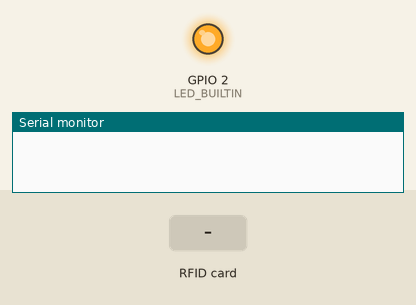
A sketch run on a simulated ESP32. Parts: output pins drawn as LEDs (lit = HIGH), the last lines printed to the serial monitor. The test bench sets the inputs (shaded band). WiFi joins after 1.5 s; servers stay silent unless stated; uploads are accepted with an empty reply.

Above: at 0.0 s.
At 3.2 s:
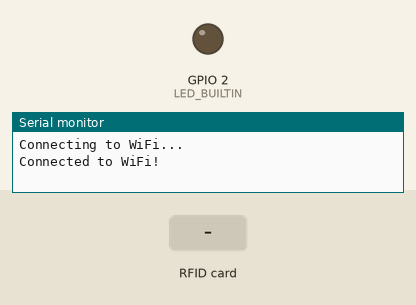
3.3 s: RFID card 5E 7A 19 C4 held to the reader
Timing chart, 0 to 6.3 s (numbered marks = the images above; inputs shaded):
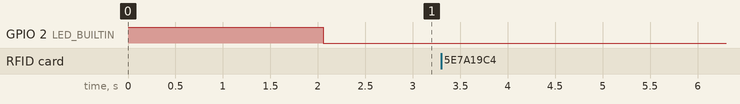

The sketch:

post_uid_django.ino
```cpp
#include <SPI.h>
#include <MFRC522.h>
#include <WiFi.h>
#include <HTTPClient.h>


#define SS_PIN 4
#define RST_PIN 17
#define LED_BUILTIN 2

MFRC522 rfid(SS_PIN, RST_PIN); // Instance of the class
MFRC522::MIFARE_Key key;
// Init array that will store new NUID
byte nuidPICC[4];

// WiFi credentials
const char* ssid = "AKR78910L";
const char* password = "abcd123444444";
const char* scannerID = "DSF6-98GF-VNB7-82DA";

// Django server details
const char* serverAddress = "http://192.168.135.44:8000/"; // Replace with your Django server address

void setup() {
  pinMode(LED_BUILTIN,OUTPUT);
  digitalWrite(LED_BUILTIN,HIGH);
  Serial.begin(115200);
  SPI.begin(18,23,19,2); // Init SPI bus
  rfid.PCD_Init(); // Init MFRC522
  Serial.println();
  Serial.print(F("Reader: "));
  rfid.PCD_DumpVersionToSerial();
  for (byte i = 0; i < 6; i++) {
    key.keyByte[i] = 0xFF;
  }
  Serial.println();
  Serial.println(F("This code scans the MIFARE Classic NUID."));
  Serial.print(F("Using the following key: "));
  printHex(key.keyByte, MFRC522::MF_KEY_SIZE);

  // Connect to Wi-Fi
  WiFi.begin(ssid, password);
  while (WiFi.status() != WL_CONNECTED) {
    delay(1000);
    Serial.println("Connecting to WiFi...");
  }
  Serial.println("Connected to WiFi!");
  digitalWrite(LED_BUILTIN,LOW);
}

void loop() {
  // Reset the loop if no new card is present on the sensor/reader. This saves the entire process when idle.
  if (!rfid.PICC_IsNewCardPresent())
    return;
  // Verify if the NUID has been read
  if (!rfid.PICC_ReadCardSerial())
    return;
  Serial.print(F("PICC type: "));
  MFRC522::PICC_Type piccType = rfid.PICC_GetType(rfid.uid.sak);
  Serial.println(rfid.PICC_GetTypeName(piccType));
  // Check if the PICC is of Classic MIFARE type
  if (piccType != MFRC522::PICC_TYPE_MIFARE_MINI &&
      piccType != MFRC522::PICC_TYPE_MIFARE_1K &&
      piccType != MFRC522::PICC_TYPE_MIFARE_4K) {
    Serial.println(F("Your tag is not of type MIFARE Classic."));
    return;
  }
  // if (rfid.uid.uidByte[0] != nuidPICC[0] ||
  //     rfid.uid.uidByte[1] != nuidPICC[1] ||
  //     rfid.uid.uidByte[2] != nuidPICC[2] ||
  //     rfid.uid.uidByte[3] != nuidPICC[3]) {
  //   Serial.println(F("A new card has been detected."));
    // Store NUID into nuidPICC array
    for (byte i = 0; i < 4; i++) {
      nuidPICC[i] = rfid.uid.uidByte[i];
    }
    Serial.println(F("The NUID tag is:"));
    Serial.print(F("In hex: "));
    printHex(rfid.uid.uidByte, rfid.uid.size);
        Serial.println();
    Serial.print(F("In dec: "));
    printDec(rfid.uid.uidByte, rfid.uid.size);
        Serial.println();

    // Convert UID to string
    String hexString = "";
    for (byte i = 0; i < rfid.uid.size; i++) {
      hexString += rfid.uid.uidByte[i] < 0x10 ? " 0" : " ";
      hexString += rfid.uid.uidByte[i];
    }
    Serial.print(F("UID as hex: "));
    Serial.println(hexString);

    // Send POST request to Django server
    WiFiClient client;
    HTTPClient http;

    // Construct the POST data
    String postData = "cardID=" + hexString + "&scannerID=" + scannerID; // Replace "uid" with your desired parameter name

    // Make the POST request
    http.begin(client, String(serverAddress) + "/api/addrecord"); // Replace "/your_django_endpoint/" with your Django endpoint
    http.addHeader("Content-Type", "application/x-www-form-urlencoded");
    int httpResponseCode = http.POST(postData);

    // Check the response
    if (httpResponseCode > 0) {
      String response = http.getString();
      Serial.println("Server response: " + response);
    } else {
      Serial.println("Error sending POST request. Error code: " + String(httpResponseCode));
    }

    // Clean up
    http.end();
  // } else {
  //   Serial.println(F("Card read previously."));
  // }

  // Halt PICC
  rfid.PICC_HaltA();
  // Stop encryption on PCD
  rfid.PCD_StopCrypto1();
}

// Helper routine to dump a byte array as hex values to Serial
void printHex(byte *buffer, byte bufferSize) {
  for (byte i = 0; i < bufferSize; i++) {
    Serial.print(buffer[i] < 0x10 ? " 0" : " ");
    Serial.print(buffer[i], HEX);
  }
}

// Helper routine to dump a byte array as dec values to Serial
void printDec(byte *buffer, byte bufferSize) {
  for (byte i = 0; i < bufferSize; i++) {
    Serial.print(buffer[i] < 0x10 ? " 0" : " ");
    Serial.print(buffer[i], DEC);
  }
}
```
